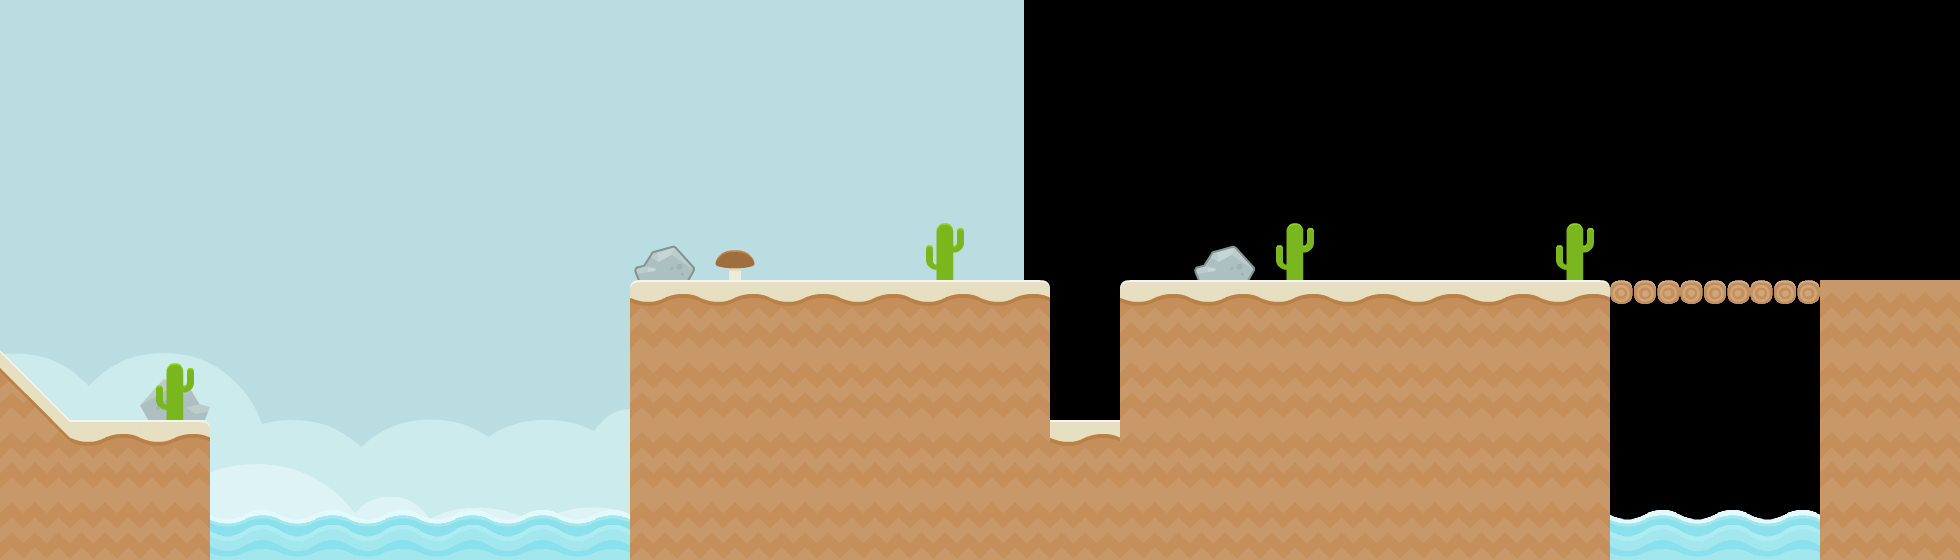

The image is a tile-based game level rendered from a .tmx file. Its description and source (layers, tilesets, objects; grid data summarised) follow:
An orthogonal 28x8 tile map with 70x70 px tiles, 3 tile layers (tiles_background, tiles_terrain, tiles_foreground), 2 image layers and 7 objects (4x SAND, WOOD, start, target).

<map version="1.0" orientation="orthogonal" renderorder="right-down" width="28" height="8" tilewidth="70" tileheight="70" nextobjectid="40">
 <properties>
  <property name="button_highlight" value="MIRROR" />
  <property name="message" value="[BLUE]BLOCKS[WHITE] CAN BE STACKED ON TOP OF EACHOTHER." />
 </properties>
 <tileset firstgid="1" name="tiles" tilewidth="70" tileheight="70" spacing="4" margin="2" tilecount="117">
  <image source="../../graphics/tiles.png" width="962" height="666" />
  <tile id="114">
   <animation>
    <frame tileid="114" duration="100" />
    <frame tileid="115" duration="100" />
    <frame tileid="116" duration="100" />
    <frame tileid="115" duration="100" />
   </animation>
  </tile>
 </tileset>
 <imagelayer name="background_b" x="1024" y="-450">
  <image source="../../graphics/backgrounds/blue_desert.png" />
 </imagelayer>
 <imagelayer name="background_a" y="-450">
  <image source="../../graphics/backgrounds/blue_land.png" />
 </imagelayer>
 <layer name="tiles_background" width="30" height="8">
  <data>[240 cells, 5 non-empty, 4 distinct tile ids]</data>
 </layer>
 <layer name="tiles_terrain" width="30" height="8">
  <data>[240 cells, 81 non-empty, 8 distinct tile ids]</data>
 </layer>
 <layer name="tiles_foreground" width="30" height="8">
  <data>[240 cells, 3 non-empty, 1 distinct tile ids]</data>
 </layer>
 <objectgroup name="terrain">
  <object id="33" type="SAND" x="630" y="560">
   <polygon points="0,0 0,-280 420,-280 420,0" />
  </object>
  <object id="34" type="SAND" x="1050" y="420">
   <polygon points="0,0 70,0 70,140 0,140" />
  </object>
  <object id="35" type="SAND" x="1120" y="280">
   <polygon points="0,0 490,0 490,280 0,280" />
  </object>
  <object id="38" type="WOOD" x="1610" y="280">
   <polygon points="0,0 210,0 210,70 0,70" />
  </object>
  <object id="39" type="SAND" x="1820" y="280">
   <polygon points="0,0 140,0 140,280 0,280" />
  </object>
 </objectgroup>
 <objectgroup name="entities">
  <object id="4" name="start" type="start" x="770" y="210" width="70" height="70" />
  <object id="5" name="target" type="target" x="1400" y="210" width="70" height="70" />
 </objectgroup>
 <objectgroup name="background_effects" />
 <objectgroup name="foreground_effects" />
 <objectgroup name="npc" />
</map>
